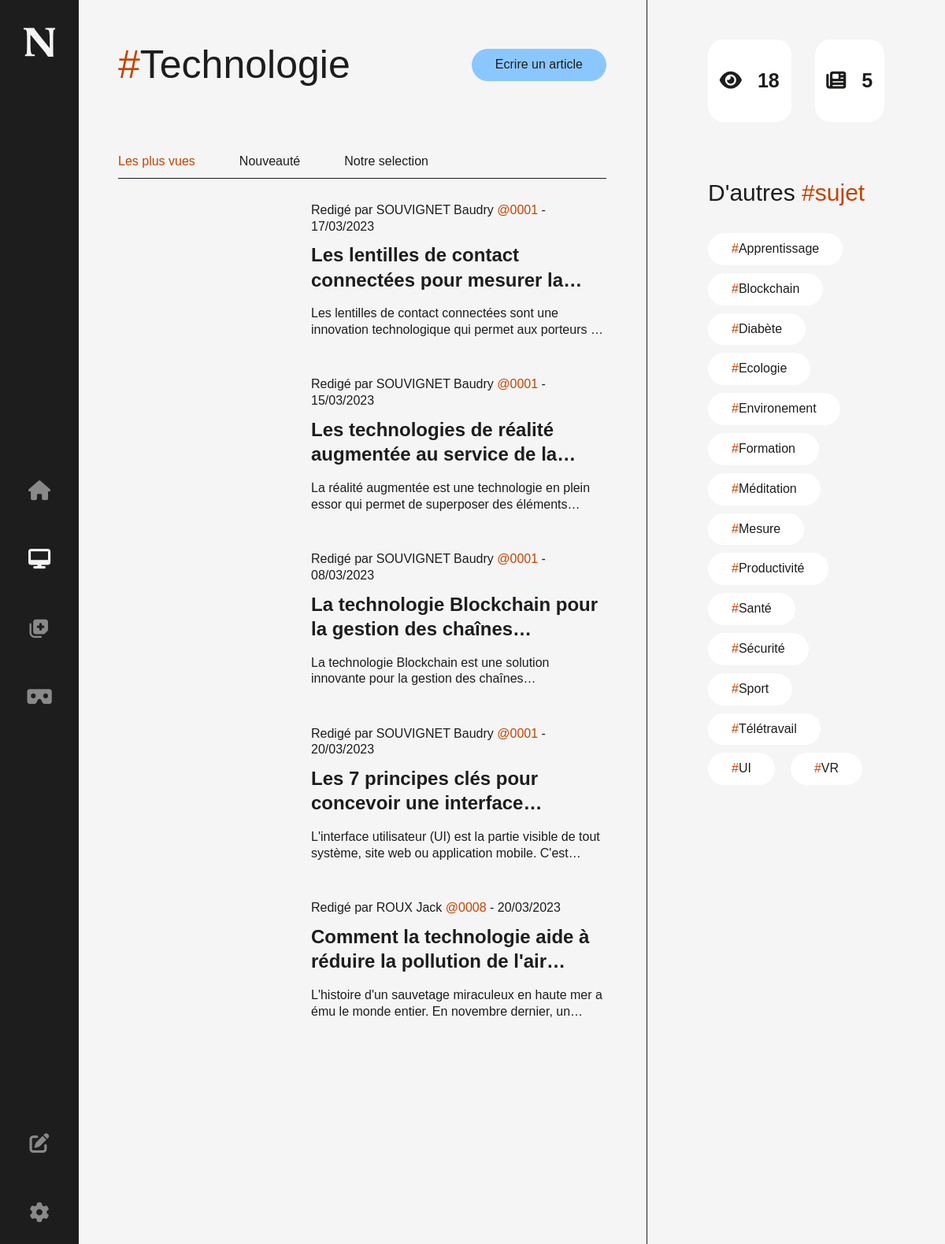
Screenshot of /pages.php?id=1 with the database file from the repository.
### tables this page shows
CREATE TABLE `Tag` (
  `id_tag` int(11) NOT NULL,
  `nom` varchar(15) NOT NULL,
  `icon` varchar(40) NOT NULL
);

CREATE TABLE `Articles` (
  `id_article` int(11) NOT NULL,
  `titre` varchar(100) NOT NULL,
  `date` date NOT NULL,
  `contenue` text NOT NULL,
  `img` text NOT NULL,
  `temps_de_lecture` int(11) NOT NULL,
  `article_id_ecrivain` int(11) DEFAULT NULL
);

CREATE TABLE `Ecrivains` (
  `id_ecrivains` int(4) NOT NULL,
  `nom` varchar(20) NOT NULL,
  `prenom` varchar(20) NOT NULL,
  `mdp` varchar(100) NOT NULL
);

### source/php_request_header.php (called while the page is built, shortened)
<?php
require 'config/connection.php';
$requete="SELECT tag.id_tag, tag.icon, tag.nom, COUNT(*) as 'count' FROM tag, vconnect WHERE tag.id_tag = vconnect.id_tag AND tag.icon != 'circle-info' GROUP BY tag.id_tag ORDER BY count DESC LIMIT 3;";
$resultats=$bdd->query($requete);
$tab=$resultats->fetchAll(PDO::FETCH_ASSOC);
?>

### source/function.php (called while the page is built, shortened)
<?php
function compare( $data1, $data2, $respos, $resneg){
    if ($data1 == $data2){
        return $respos;
    } else {
        return $resneg;
    }
}
function prepare_fct($bdd, $fetch, $sql, $tab){
    $requete_prepare = $bdd->prepare ( $sql);
    foreach ($tab as $key => $val){
        $requete_prepare->bindValue ($key , $val );
    }
    $requete_prepare->execute ();
    $tab_ecrivains = $requete_prepare->$fetch( PDO::FETCH_ASSOC );
    return $tab_ecrivains;
}

### pages.php (the view, shortened to what this page needs)
<?php
include 'source/php_request_header.php';
include 'source/function.php';
$filtres = [1 => 'Les plus vues' , 2 => 'Nouveauté' , 3 => 'Notre selection'];
$groupeby = 'ORDER BY vues_nbr DESC';
$trie = 1;
$res_nom = prepare_fct ($bdd, 'fetch', 'SELECT nom FROM tag WHERE id_tag=:tag_id', [":tag_id" => $_GET[ 'id' ]]);
$tab_tag_asso = prepare_fct ($bdd,'fetchAll', 'SELECT DISTINCT tag.id_tag, tag.nom FROM tag, articles, vconnect WHERE tag.id_tag = vconnect.id_tag AND articles.id_article = vconnect.id_article AND tag.id_tag != :tag_id ORDER BY nom;' ,[':tag_id' => $_GET['id']] );
$requete_article = 'SELECT DISTINCT COUNT(DISTINCT vues.id_vue) as vues_nbr, articles.id_article, articles.titre, articles.contenue, articles.img, UPPER(ecrivains.nom) AS nom,ecrivains.id_ecrivains, ecrivains.prenom, articles.date FROM articles LEFT JOIN vues ON articles.id_article = vues.vue_id_article JOIN ecrivains ON articles.article_id_ecrivain = ecrivains.id_ecrivains JOIN vconnect ON articles.id_article = vconnect.id_article JOIN tag ON vconnect.id_tag = tag.id_tag AND tag.id_tag = :tag_article_id GROUP BY articles.id_article ' . $groupeby;
$tab_acrticles = prepare_fct ($bdd, 'fetchAll', $requete_article, ['tag_article_id' => $_GET[ 'id' ]]);
?>
<!DOCTYPE html>
<html lang="fr">
<head>
    <link rel="stylesheet" href="https://use.typekit.net/kmv3lzq.css">
    <link rel="stylesheet" href="css/global.css">
    <link rel="stylesheet" href="css/header.css">
    <link rel="stylesheet" href="css/cssavance.css">
    <link rel="stylesheet" href="css/pages.css">
</head>
<body>
<?php include 'source/header.php'; ?>
<div class="content">
    <div class="head">
        <h1 class="big_text"><span class="color">#</span><?php echo $res_nom[ 'nom' ] ?></h1>
        <a href="rediger.php" class="button">Ecrire un article</a>
    </div>
    <div class="nav">
        <?php
        foreach ( $filtres as $key => $val ) {
            $href = compare ( $key , $trie , '' , "href='pages.php?id=" . $_GET[ "id" ] . "&trie=" . $key . "'" );
            $class = compare ( $key , $trie , 'actif' , 'inactif' );
            echo <<<HTML
<a $href class="$class underlinelink">$val</a>
HTML;
        }
        ?>
    </div>
    <section>
        <?php
        $num_delay = -0.6;
        foreach ( $tab_acrticles as $article ) {
            $num_delay += 0.4;
            $prenom = ucfirst ( $article[ "prenom" ] );
            $date_fr = date ( 'd/m/Y' , strtotime ( $article[ "date" ] ) );
            $id_ecrivain = sprintf("%04d", $article["id_ecrivains"]);
            $link =$article['id_article'];
            echo <<<HTML
<article onclick="window.location.href='article.php?id=$link'" class="anim_article" style="animation-delay: {$num_delay}s">
    <div class="img" style="background-image: url('{$article["img"]}')"></div>
    <div class="info">
        <span>Redigé par {$article["nom"]} $prenom <span class="color">@$id_ecrivain</span> - $date_fr</span>
        <h2>{$article["titre"]}</h2>
        <p>{$article["contenue"]}</p>
    </div>
</article>
HTML;
        }
        ?>
    </section>
    <aside>
        <div class="state">
            <div>
                <i class="fa-solid fa-eye"></i>
                <span><?php
                    $somme = 0;
                    foreach ($tab_acrticles as $article) {
                        $somme += $article['vues_nbr'];
                    }
                    echo $somme
                    ?></span>
            </div>
            <div>
                <i class="fa-solid fa-newspaper"></i>
                <span><?php echo count ($tab_acrticles)?></span>
            </div>
        </div>
        <h2>D'autres <span class="color">#sujet</span></h2>
        <div class="tag">
            <?php
            foreach ($tab_tag_asso as $value){
                echo <<<HTML
                <a href='pages.php?id={$value['id_tag']}' class="button"><span class="color">#</span>{$value['nom']}</a>
                HTML;
            }
            ?>
        </div>
    </aside>
</div>
</body>
</html>

### source/header.php (shortened to what this page needs)
<?php
    $page = basename($_SERVER['PHP_SELF']);
?>
<header>
    <img src="img/WLogo.svg" alt="Logo de l'entreprise">
    <nav>
        <div>
            <a href="index.php" class="<?php echo $page == 'index.php' ? 'active' : 'no-active' ?>"><i class="fa-solid fa-home"></i></a>
        </div>
        <?php
        foreach ($tab as $key => $value){
            $id = $value['id_tag'];
            $icon = $value['icon'];
            $nom = str_replace(' ', '&nbsp;', $value['nom']);
            $class = 'link';
            if ($page == 'pages.php'){
                $class = $_GET['id'] == $value['id_tag'] ? 'active' : 'no-active';
            }
            echo <<<HTML
                <div>
                    <a href="pages.php?id=$id" class="$class"><i class="fa-solid fa-$icon"></i></a>
                    <span><span class="color">#</span>$nom</span>
                </div>
            HTML;
        } ?>
    </nav>
    <nav>
        <div>
            <a href="rediger.php"><i class="fa-solid fa-pen-to-square"></i></a>
        </div>
        <div>
            <a href="account.php"><i  id="anim_setting" class="fa-solid fa-gear"></i></a>
        </div>
    </nav>
</header>

### css/global.css (style rules this page uses)
:root { --black: #F5F5F5; --white: #1D1D1B; --main: #8BC7FF; --secondary: #C44300; --img:contrast(0.5); }
body { background-color: var(--white); }
* { margin: 0; padding: 0; color: var(--black); }
h1, h2, h3, span, a, p, textarea:not(.article), label { font-family: "rival-sans", sans-serif; font-weight: 400; font-style: normal; line-height: 130%; }
a, .button { border: none; cursor: pointer; color: var(--black); text-decoration: none; }
.color { color: var(--secondary); }
.big_text { font-size: 50px; }
.button { background-color: var(--main); border-radius: 50px; padding: 10px 30px !important; transition: 0.5s; width: fit-content !important; color: var(--black); }
.content { width: calc(100% - 200px); margin-top: 50px; margin-left: 150px; }

### css/header.css (style rules this page uses)
header { z-index: 100; position: fixed; left: 0; top: 0; height: 100vh; width: 100px; padding: 35px 0; box-sizing: border-box; background-color: var(--black); justify-content: space-between; }
header img { filter: var(--img); }
header, nav { display: flex; flex-direction: column; align-items: center; }
nav { gap: 55px; }
header div { position: relative; }
header i { color: var(--white)!important; }
header a { color: var(--white); font-size: 25px; text-decoration: none; transition: 0.3s; }
nav a:not(.active) { opacity: 0.5; }
.info > * { color: var(--black) !important; }

### css/cssavance.css (style rules this page uses)
@media (prefers-color-scheme: light) { :root { --black: #1D1D1D; --white: #F5F5F5; --main: #8BC7FF; --secondary: #C44300; --img:contrast(1); } }
.anim_article { transform: translateX(-150%); animation: slide 0.6s forwards; }
#anim_setting { transform: rotate(0); animation: setting 3s infinite; }
.underlinelink { position: relative; }
.underlinelink:after { content: ""; bottom: -12px; left: 0; position: absolute; height: 3px; width: 0; background-color: var(--secondary); transition: 0.5s; }

### css/pages.css (style rules this page uses)
.head, .nav { width: 62%; display: flex; align-items: center; }
.head { justify-content: space-between; }
.nav { margin-top: 80px; gap: 56px; padding-bottom: 10px; border-bottom: solid 1px var(--black); }
.nav a.inactif { transition: 0.5s; }
.nav a:not(.inactif) { color: var(--secondary); }
section { width: 62%; float: left; margin-top: 30px; padding-bottom: 100px; }
article { display: flex; align-items: end; gap: 50px; cursor: pointer; }
article .img { position: absolute; width: 195px; height: 130px; background-position: center; background-repeat: no-repeat; background-size: cover; }
article .info { margin-left: 245px; width: calc(100% - 245px); }
article p, article h2 { transition: 0.5s; display: -webkit-box; -webkit-box-orient: vertical; -webkit-line-clamp: 2; max-height: 2.5em; text-overflow: ellipsis; overflow: hidden; }
article p { margin-top: 20px; height: 45px; }
article h2 { margin-top: 10px; font-weight: 700; height: 62px; }
article:not(article:first-child) { margin-top: 50px; }
aside { overflow: scroll; position: fixed; top: 0; right: 0; padding: 0 77px; box-sizing: border-box; width: calc(38% - 77px); height: 100vh; border-left: solid 1px var(--black); }
aside .state { margin-top: 50px; width: 100%; display: flex; justify-content: space-between; gap: 30px; }
aside .state > div * { color: #1D1D1B !important; }
aside .state > div { border-radius: 20px; flex-grow: 1; height: 105px; background-color: white; display: flex; align-items: center; justify-content: center; gap: 20px; }
aside .state > div i, aside .state > div span { font-weight: 700; font-size: 25px; }
aside h2 { font-size: 30px; margin-top: 70px; }
aside .tag { margin-top: 32px; width: 100%; display: flex; flex-wrap: wrap; gap: 10px 20px; }
aside .tag a { color: #1D1D1B; background-color: white; }

### rows the page displays
tag: nom "Technologie"
tag: nom "Santé"
tag: nom "VR"
articles: nom "SOUVIGNET", article_id_ecrivain.prenom "Baudry", article_id_ecrivain.id_ecrivains "0001", date "17/03/2023", titre "Les lentilles de contact connectées pour mesurer…", contenue "Les lentilles de contact connectées sont une innovation technologique qui permet aux porteurs…"
articles: nom "SOUVIGNET", article_id_ecrivain.prenom "Baudry", article_id_ecrivain.id_ecrivains "0001", date "15/03/2023", titre "Les technologies de réalité augmentée au service de…", contenue "La réalité augmentée est une technologie en plein essor qui permet de superposer des…"
articles: nom "SOUVIGNET", article_id_ecrivain.prenom "Baudry", article_id_ecrivain.id_ecrivains "0001", date "08/03/2023", titre "La technologie Blockchain pour la gestion des…", contenue "La technologie Blockchain est une solution innovante pour la gestion des…"
articles: nom "SOUVIGNET", article_id_ecrivain.prenom "Baudry", article_id_ecrivain.id_ecrivains "0001", date "20/03/2023", titre "Les 7 principes clés pour concevoir une…", contenue "L'interface utilisateur (UI) est la partie visible de tout système, site web ou application mobile.…"
articles: nom "ROUX", article_id_ecrivain.prenom "Jack", article_id_ecrivain.id_ecrivains "0008", date "20/03/2023", titre "Comment la technologie aide à réduire la pollution de…", contenue "L'histoire d'un sauvetage miraculeux en haute mer a ému le monde entier. En novembre dernier,…"
tag: nom "Apprentissage"
tag: nom "Blockchain"
tag: nom "Diabète"
tag: nom "Ecologie"
tag: nom "Environement"
tag: nom "Formation"
tag: nom "Méditation"
tag: nom "Mesure"
tag: nom "Productivité"
tag: nom "Sécurité"
tag: nom "Sport"
tag: nom "Télétravail"
tag: nom "UI"

### other values shown
$val "Les plus vues"
$val "Nouveauté"
$val "Notre selection"
$somme "18"
count ($tab_acrticles) "5"
